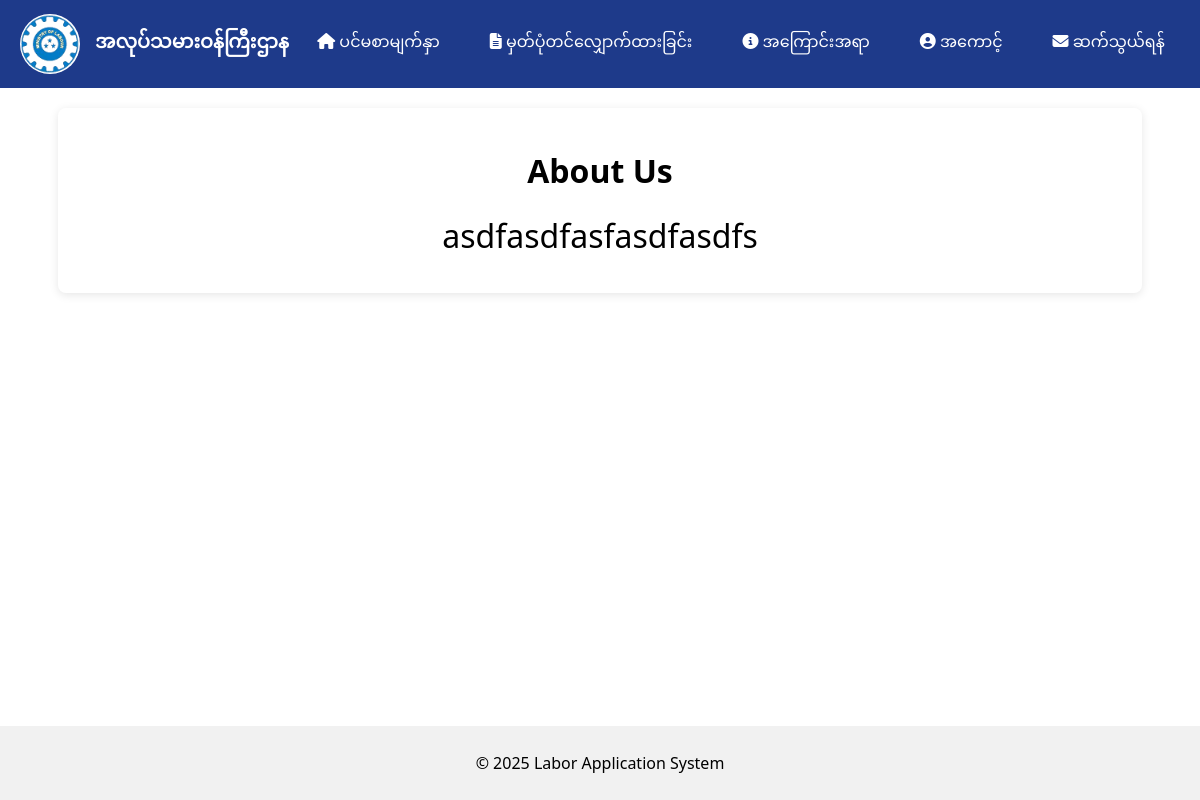
The app's page /user?vr=about, older data.
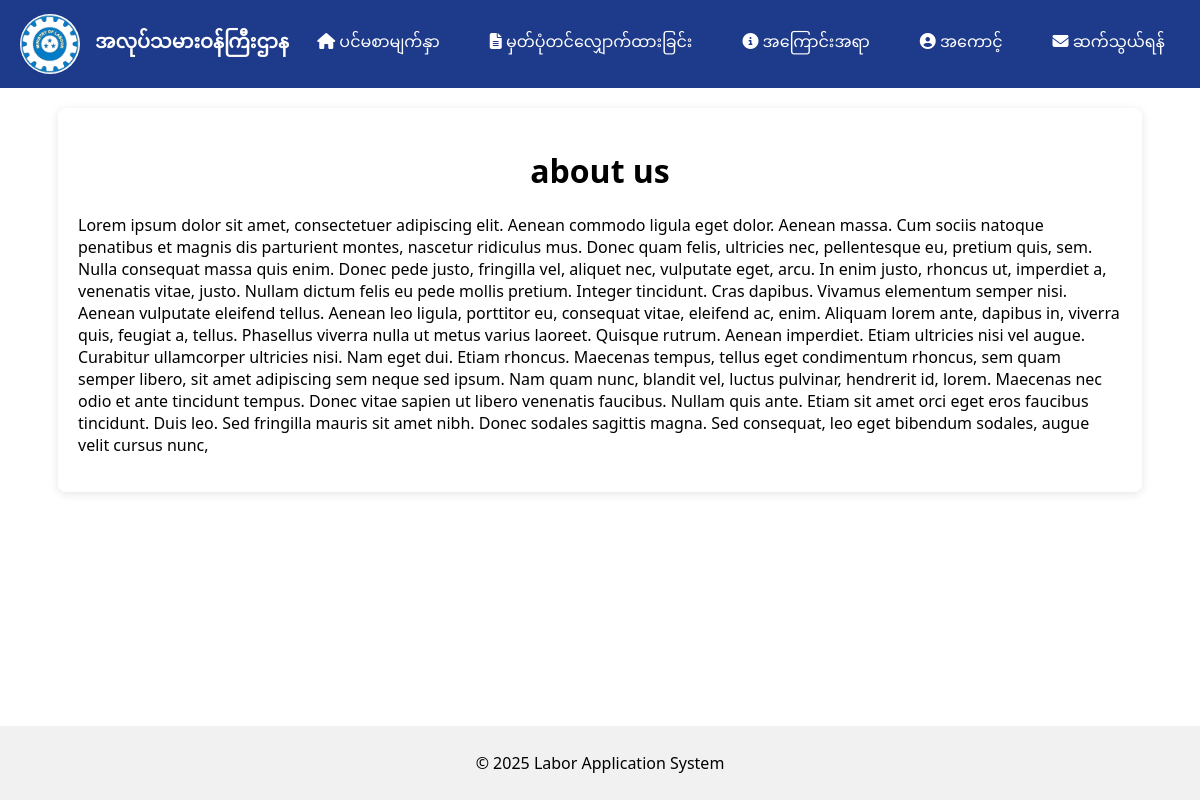
The same page, newer data.
### tables this page shows
CREATE TABLE `about` (
  `id` int(11) NOT NULL,
  `title` varchar(200) NOT NULL,
  `body` text NOT NULL
);

### user/views/about/index.php (the view, shortened to what this page needs)
<?php
$db = new Connection();
$connection = $db::$connection;
$query = "SELECT * FROM about LIMIT 1";
$result = $connection->query($query);
$about = $result->fetch_assoc();
?>
<main>
  <div id="about">
    <h1 id="about-title"><?= $about['title'] ?></h1>
    <p><?= $about['body'] ?></p>
  </div>
</main>

Row changes from the older to the newer data that the page shows:
changed about: title "About Us" → "about us"; body "asdfasdfasfasdfasdfs" → "Lorem ipsum dolor sit amet, consectetuer adipiscing elit. Aenean commodo ligula eget dolor. Aenean massa. Cum sociis natoque penatibus et magnis dis parturient montes, nascetur ridiculus mus. Donec quam felis, ultricies nec, pellentesque eu, pretium quis, sem. Nulla consequat massa quis enim. Donec pede justo, fringilla vel, aliquet nec, vulputate eget, arcu. In enim justo, rhoncus ut, imperdiet a, venenatis vitae, justo. Nullam dictum felis eu pede mollis pretium. Integer tincidunt. Cras dapibus. Vivamus elementum semper nisi. Aenean vulputate eleifend tellus. Aenean leo ligula, porttitor eu, consequat vitae, eleifend ac, enim. Aliquam lorem ante, dapibus in, viverra quis, feugiat a,…"
